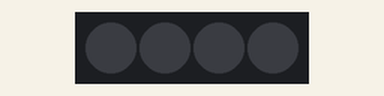
This sketch was run on a simulated Arduino Uno, built with avr-gcc and run on an emulated ATmega328P. Parts: 4 RGB LEDs in strip order, left to right. Dim RGB values are drawn brighter than linear; colours are those a GRB WS2812 strip shows for the declared byte order.

Above: at 0.15 s.
At 20.88 s:
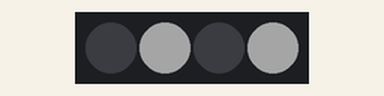
At 39.8 s:
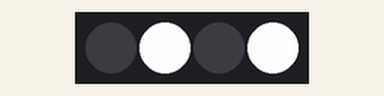
Timing chart, 0 to 40.0 s (numbered marks = the images above):
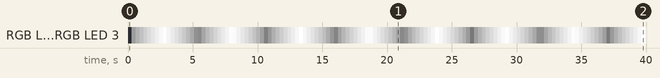

Measured:
- by itself, RGB LED 1, RGB LED 3: off → RGB(29, 29, 29) at 0.30 s, → RGB(58, 58, 58) 0.30 s later, → RGB(87, 87, 87) 0.30 s later, → RGB(116, 116, 116) 0.30 s later, … (133 changes in this stretch)

The sketch:

LED_Test.ino
```cpp
#include <FastLED.h>
#define NUM_LEDS 4
#define DATA_PIN 6
#define POT_PIN 0

CRGB leds[NUM_LEDS];
int val;
int lednum;
int r;
int g;
int b;
char command = ' ';

void setup() {
        // put your setup code here, to run once:
        FastLED.addLeds<WS2812B, DATA_PIN>(leds, NUM_LEDS);

//        Serial.begin(38400);
}

void loop() {

for (int i = 0; i < 255; i++) {
  leds[1].setRGB(i, i, i);

  leds[3].setRGB(i, i, i);
  FastLED.show();
  delay(10);
}

for (int i = 255; i > 0; i--) {

  leds[1].setRGB(i, i, i);
  leds[3].setRGB(i, i, i);
  FastLED.show();
  delay(10);
}
//
//        if ( Serial.available() > 5 ) {
//                command = Serial.read();
//
//                if (command == 'L') {
//                        lednum = Serial.parseInt();
//                        r = Serial.parseInt();
//                        g = Serial.parseInt();
//                        b = Serial.parseInt();
//
//                        leds[lednum].setRGB(r, g, b);
//                        FastLED.show();
//                }
//        }
}
```
